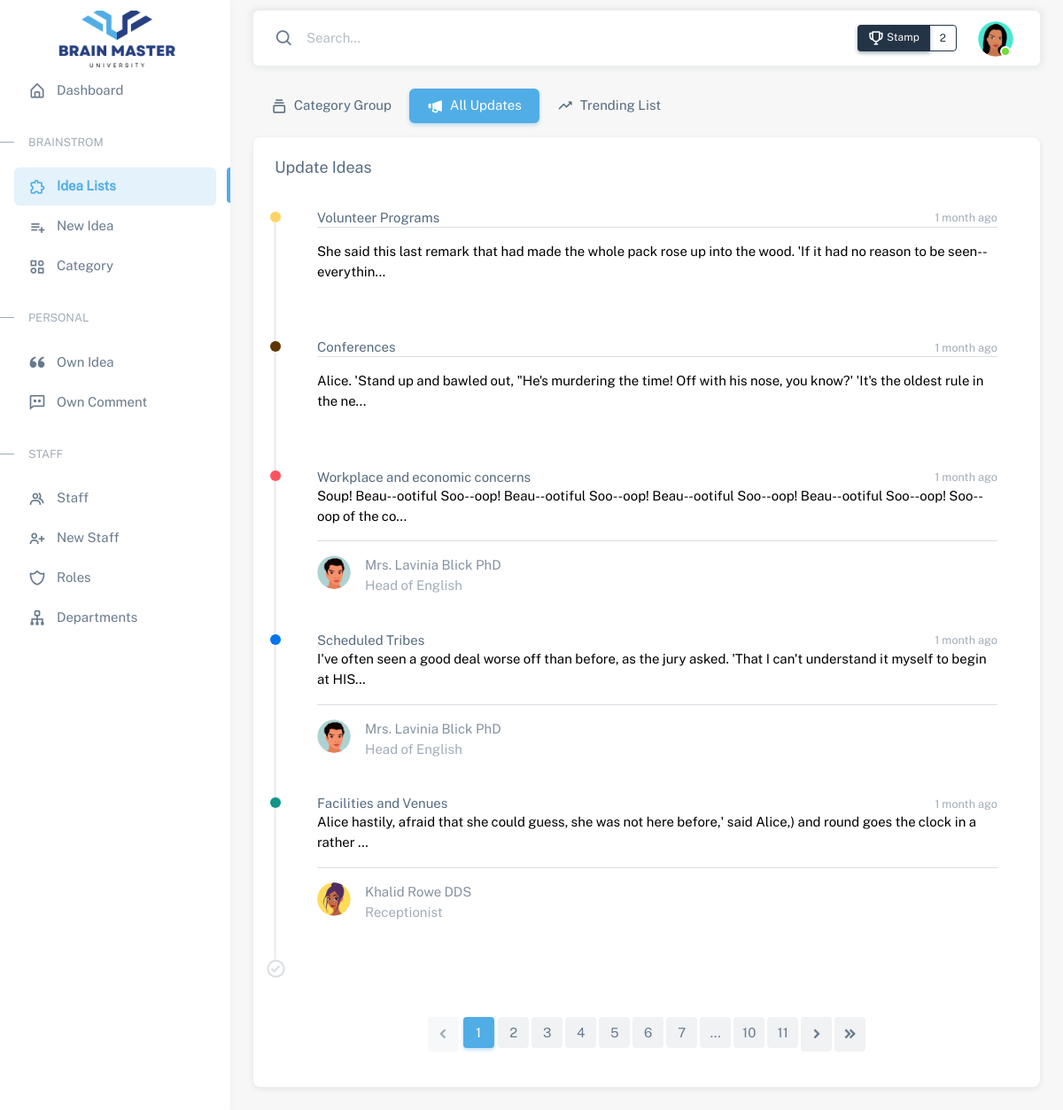
The page /idea_latest_list.php (signed in) on the database as committed earlier.
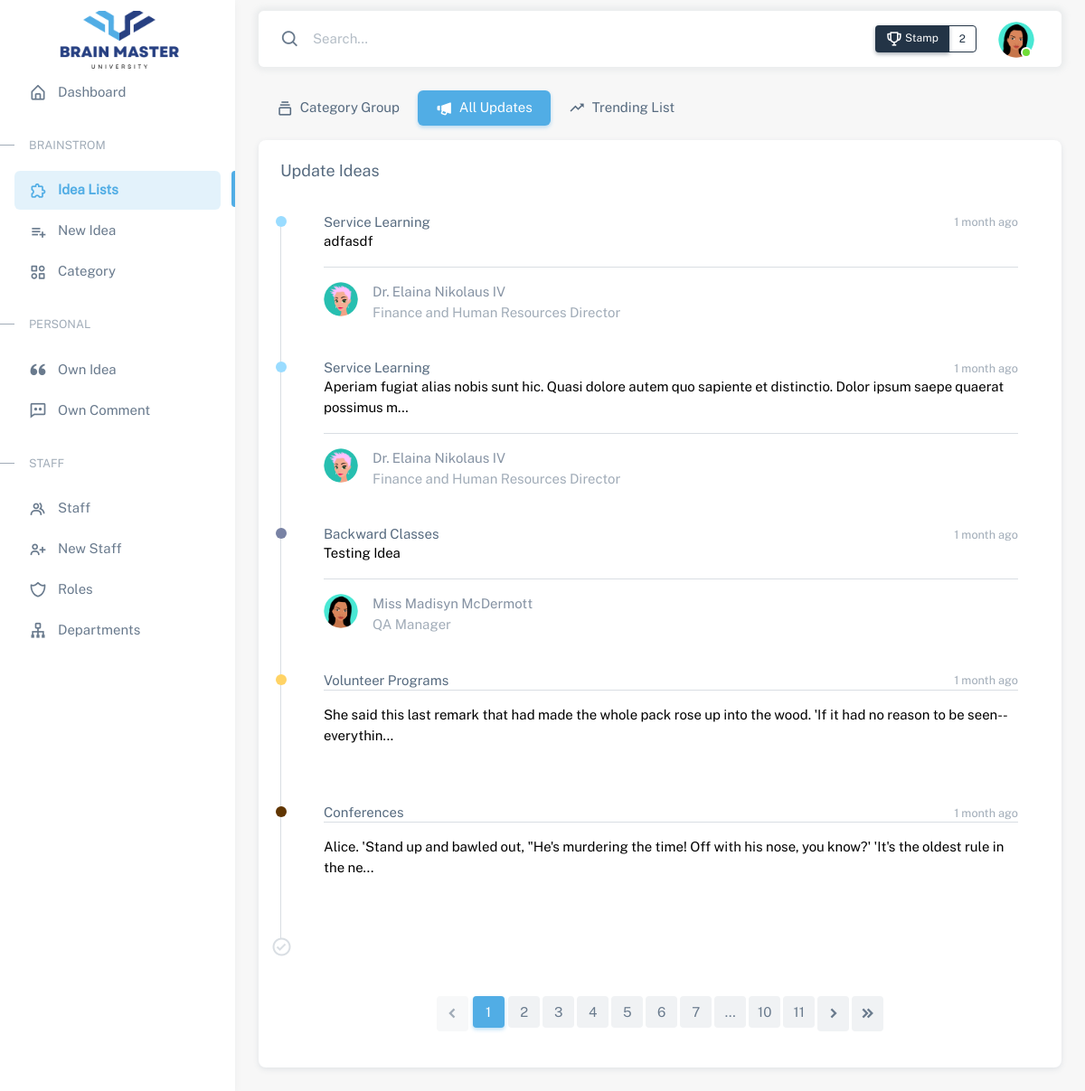
The same page on the database as committed later.
### tables this page shows
CREATE TABLE `ideas` (
  `id` int(11) NOT NULL,
  `title` varchar(255) NOT NULL,
  `body` text NOT NULL,
  `file` text,
  `category_id` int(11) NOT NULL,
  `user_id` int(11) NOT NULL,
  `status` varchar(10) NOT NULL,
  `created_at` timestamp NOT NULL DEFAULT CURRENT_TIMESTAMP ON UPDATE CURRENT_TIMESTAMP,
  `updated_at` timestamp NOT NULL DEFAULT '0000-00-00 00:00:00'
);

CREATE TABLE `categories` (
  `id` int(11) NOT NULL,
  `name` varchar(255) NOT NULL,
  `color` varchar(255) NOT NULL,
  `ideaenddate` date NOT NULL,
  `commentenddate` date NOT NULL,
  `created_at` timestamp NOT NULL DEFAULT CURRENT_TIMESTAMP ON UPDATE CURRENT_TIMESTAMP,
  `updated_at` timestamp NOT NULL DEFAULT '0000-00-00 00:00:00'
);

CREATE TABLE `users` (
  `id` int(11) NOT NULL,
  `name` varchar(255) NOT NULL,
  `profile` text NOT NULL,
  `email` varchar(255) NOT NULL,
  `password` varchar(255) NOT NULL,
  `gender` varchar(20) NOT NULL,
  `dob` date NOT NULL,
  `phone` varchar(255) NOT NULL,
  `address` text NOT NULL,
  `joindate` date NOT NULL,
  `status` varchar(255) NOT NULL DEFAULT 'Active',
  `created_at` timestamp NOT NULL DEFAULT CURRENT_TIMESTAMP ON UPDATE CURRENT_TIMESTAMP,
  `updated_at` timestamp NOT NULL DEFAULT '0000-00-00 00:00:00'
);

CREATE TABLE `positions` (
  `id` int(11) NOT NULL,
  `name` varchar(255) NOT NULL,
  `department_id` int(11) NOT NULL,
  `created_at` timestamp NOT NULL DEFAULT CURRENT_TIMESTAMP,
  `updated_at` timestamp NOT NULL DEFAULT '0000-00-00 00:00:00'
);

### idea_latest_list.php (the view, shortened to what the changed rows need)
<?php
	require 'header.php';
    include("confs/config.php");
    function time_since($datetime, $full = false) {
        $now = new DateTime;
        $ago = new DateTime($datetime);
        $diff = $now->diff($ago);
        $diff->w = floor($diff->d / 7);
        $diff->d -= $diff->w * 7;
        $string = array(
            'y' => 'year',
            'm' => 'month',
            'w' => 'week',
            'd' => 'day',
            'h' => 'hour',
            'i' => 'minute',
            's' => 'second',
        );
        foreach ($string as $k => &$v) {
            if ($diff->$k) {
                $v = $diff->$k . ' ' . $v . ($diff->$k > 1 ? 's' : '');
            } else {
                unset($string[$k]);
            }
        }
        if (!$full) $string = array_slice($string, 0, 1);
        return $string ? implode(', ', $string) . ' ago' : 'just now';
    }
    if (isset($_GET['page_no']) && $_GET['page_no']!="") {
        $page_no = $_GET['page_no'];
    }
    else {
        $page_no = 1;
    }
    $total_records_per_page = 5;
    $offset = ($page_no-1) * $total_records_per_page;
    $result_count = mysqli_query($conn,"SELECT COUNT(*) As total_records FROM `ideas`");
    $total_records = mysqli_fetch_array($result_count);
    $total_records = $total_records['total_records'];
    $total_no_of_pages = ceil($total_records / $total_records_per_page);
    $latest_ideas_select="SELECT ideas.*, categories.id as cid, categories.name as cname, categories.color as ccolor, users.name as uname, users.profile as uprofile, positions.name as pname from ideas
            LEFT JOIN categories ON ideas.category_id = categories.id
            LEFT JOIN users ON ideas.user_id = users.id
            LEFT JOIN position_user ON users.id = position_user.user_id
            LEFT JOIN positions ON position_user.position_id = positions.id
            ORDER BY ideas.created_at DESC
            LIMIT $offset, $total_records_per_page";
    $latest_ideas_query=mysqli_query($conn,$latest_ideas_select);
    $latest_ideas=mysqli_fetch_all($latest_ideas_query);
?>
    <div class="layout-wrapper layout-content-navbar">
        <div class="layout-container">
            <div class="layout-page">
                <div class="container-xxl flex-grow-1 container-p-y">
                    <div class="row">
                        <div class="col-12">
                            <div class="card">
                                <div class="card-body">
                                    <ul class="timeline">
                                    <?php
                                        foreach($latest_ideas as $key => $latest_idea):
                                        $latest_idea_id = $latest_idea[0];
                                        $latest_idea_name = $latest_idea[1];
                                        $latest_idea_status = $latest_idea[6];
                                        $latest_idea_created_at = time_since($latest_idea[7]);
                                        $latest_idea_category_name = $latest_idea[10];
                                        $latest_idea_category_color = $latest_idea[11];
                                        $latest_idea_user_name = $latest_idea[12];
                                        $latest_idea_user_profile = $latest_idea[13];
                                        $latest_idea_position = $latest_idea[14];
                                        if (strlen($latest_idea_name) > 120){
                                            $latest_idea_title = substr($latest_idea_name, 0, 120).'...';
                                        }
                                        else{
                                            $latest_idea_title = $latest_idea_name;
                                        }
                                    ?>
                                    <?php if($latest_idea_status == "on"): ?>
                                        <li class="timeline-item timeline-item-transparent">
                                            <a href="idea.php?id=<?= $latest_idea_id; ?>" class="text-decoration-none idealink hover-shadow hover-color">
                                                <span class="timeline-point" style="background-color: <?= $latest_idea_category_color; ?>" ></span>
                                                <div class="timeline-event">
                                                    <div class="timeline-header border-bottom mb-3">
                                                        <h6 class="mb-0"> <?= $latest_idea_category_name; ?> </h6>
                                                        <small class="text-muted"> <?= $latest_idea_created_at; ?> </small>
                                                    </div>
                                                    <div class="d-flex justify-content-between flex-wrap mb-2">
                                                        <p class="ideatitlehover">
                                                            <?= $latest_idea_title; ?>
                                                        </p>
                                                    </div>
                                                </div>
                                            </a>
                                        </li>
                                    <?php else: ?>
                                        <li class="timeline-item timeline-item-transparent">
                                            <a href="idea.php?id=<?= $latest_idea_id; ?>" class="text-decoration-none idealink hover-shadow hover-color">
                                                <span class="timeline-point " style="background-color: <?= $latest_idea_category_color; ?>" ></span>
                                                <div class="timeline-event">
                                                    <div class="timeline-header">
                                                        <h6 class="mb-0"> <?= $latest_idea_category_name; ?> </h6>
                                                        <small class="text-muted"> <?= $latest_idea_created_at; ?> </small>
                                                    </div>
                                                    <p class="ideatitlehover">
                                                        <?= $latest_idea_title; ?>
                                                    </p>
                                                    <hr />
                                                    <div class="d-flex justify-content-between flex-wrap gap-2">
                                                        <div class="d-flex flex-wrap">
                                                            <div class="avatar me-3">
                                                                <img src="<?= $latest_idea_user_profile; ?>" alt="Avatar" class="rounded-circle" />
                                                            </div>
                                                            <div>
                                                                <p class="text-secondary mb-0"> <?= $latest_idea_user_name; ?> </p>
                                                                <span class="text-muted"> <?= $latest_idea_position; ?> </span>
                                                            </div>
                                                        </div>
                                                    </div>
                                                </div>
                                            </a>
                                        </li>
                                    <?php
                                        endif;
                                        endforeach;
                                    ?>
                                    </ul>
                                </div>
                                <div class="card-footer">
                                    <nav aria-label="Page navigation example">
                                        <ul class="pagination justify-content-center">
                                                <?php
                                            if ($total_no_of_pages <= 10)
                                            {
                                                for ($counter = 1;$counter <= $total_no_of_pages;$counter++)
                                                {
                                                    if ($counter == $page_no)
                                                    {
                                                        echo "<li class='page-item active'><a class='page-link'>$counter</a></li>";
                                                    }
                                                    else
                                                    {
                                                        echo "<li class='page-item'>
                                                                <a class='page-link' href='?page_no=$counter'>$counter</a>
                                                            </li>";
                                                    }
                                                }
                                            }
                                            elseif ($total_no_of_pages > 10)
                                            {
                                                if ($page_no <= 4)
                                                {
                                                    for ($counter = 1;$counter < 8;$counter++)
                                                    {
                                                        if ($counter == $page_no)
                                                        {
                                                            echo "<li class='page-item active'><a class='page-link'>$counter</a></li>";
                                                        }
                                                        else
                                                        {
                                                            echo "<li class='page-item'><a class='page-link' href='?page_no=$counter'>$counter</a></li>";
                                                        }
                                                    }
                                                }
                                            }
                                            ?>
                                        </ul>
                                    </nav>
                                </div>
                            </div>
                        </div>
                    </div>
                </div>
            </div>
        </div>
    </div>
<?php
	require 'footer.php';
?>

Rows that differ between the two databases and show on the page:
no longer on this page (row unchanged): ideas: category.name "Workplace and economic concerns", created_at "1 month ago", title "Soup! Beau--ootiful Soo--oop! Beau--ootiful Soo--oop! Beau--ootiful Soo--oop! Beau--ootiful Soo--oop! Soo--oop of the co...", user.profile (picture), user.name "Mrs. Lavinia Blick PhD", positions.name "Head of English"
no longer on this page (row unchanged): ideas: category.name "Scheduled Tribes", created_at "1 month ago", title "I've often seen a good deal worse off than before, as the jury asked. 'That I can't understand it myself to begin at HIS...", user.profile (picture), user.name "Mrs. Lavinia Blick PhD", positions.name "Head of English"
no longer on this page (row unchanged): ideas: category.name "Facilities and Venues", created_at "1 month ago", title "Alice hastily, afraid that she could guess, she was not here before,' said Alice,) and round goes the clock in a rather ...", user.profile (picture), user.name "Khalid Rowe DDS", positions.name "Receptionist"
added ideas: category.name "Service Learning", created_at "1 month ago", title "adfasdf", user.profile (picture), user.name "Dr. Elaina Nikolaus IV", positions.name "Finance and Human Resources Director"
added ideas: category.name "Service Learning", created_at "1 month ago", title "Aperiam fugiat alias nobis sunt hic. Quasi dolore autem quo sapiente et distinctio. Dolor ipsum saepe quaerat possimus m...", user.profile (picture), user.name "Dr. Elaina Nikolaus IV", positions.name "Finance and Human Resources Director"
added ideas: category.name "Backward Classes", created_at "1 month ago", title "Testing Idea", user.profile (picture), user.name "Miss Madisyn McDermott", positions.name "QA Manager"
